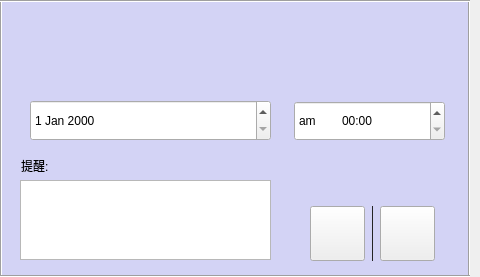
<?xml version="1.0" encoding="UTF-8"?>
<ui version="4.0">
 <class>SetTimerRem</class>
 <widget class="QDialog" name="SetTimerRem">
  <property name="geometry">
   <rect>
    <x>0</x>
    <y>0</y>
    <width>480</width>
    <height>277</height>
   </rect>
  </property>
  <property name="minimumSize">
   <size>
    <width>480</width>
    <height>277</height>
   </size>
  </property>
  <property name="maximumSize">
   <size>
    <width>480</width>
    <height>277</height>
   </size>
  </property>
  <property name="baseSize">
   <size>
    <width>470</width>
    <height>277</height>
   </size>
  </property>
  <property name="windowTitle">
   <string>Dialog</string>
  </property>
  <widget class="QPushButton" name="cancel">
   <property name="geometry">
    <rect>
     <x>380</x>
     <y>206</y>
     <width>55</width>
     <height>55</height>
    </rect>
   </property>
   <property name="minimumSize">
    <size>
     <width>55</width>
     <height>55</height>
    </size>
   </property>
   <property name="maximumSize">
    <size>
     <width>55</width>
     <height>55</height>
    </size>
   </property>
   <property name="baseSize">
    <size>
     <width>55</width>
     <height>55</height>
    </size>
   </property>
   <property name="focusPolicy">
    <enum>Qt::NoFocus</enum>
   </property>
   <property name="toolTip">
    <string>&lt;html&gt;&lt;head/&gt;&lt;body&gt;&lt;p&gt;取消&lt;/p&gt;&lt;/body&gt;&lt;/html&gt;</string>
   </property>
   <property name="text">
    <string/>
   </property>
   <property name="icon">
    <iconset resource="_src.qrc">
     <normaloff>:/new/prefix1/gp_source/close_2.png</normaloff>:/new/prefix1/gp_source/close_2.png</iconset>
   </property>
   <property name="iconSize">
    <size>
     <width>47</width>
     <height>47</height>
    </size>
   </property>
  </widget>
  <widget class="QFrame" name="frame">
   <property name="geometry">
    <rect>
     <x>372</x>
     <y>206</y>
     <width>1</width>
     <height>55</height>
    </rect>
   </property>
   <property name="styleSheet">
    <string notr="true">background-color: rgb(47, 47, 47);</string>
   </property>
   <property name="frameShape">
    <enum>QFrame::StyledPanel</enum>
   </property>
   <property name="frameShadow">
    <enum>QFrame::Raised</enum>
   </property>
  </widget>
  <widget class="QPushButton" name="yes">
   <property name="geometry">
    <rect>
     <x>310</x>
     <y>206</y>
     <width>55</width>
     <height>55</height>
    </rect>
   </property>
   <property name="minimumSize">
    <size>
     <width>55</width>
     <height>55</height>
    </size>
   </property>
   <property name="maximumSize">
    <size>
     <width>55</width>
     <height>55</height>
    </size>
   </property>
   <property name="baseSize">
    <size>
     <width>55</width>
     <height>55</height>
    </size>
   </property>
   <property name="focusPolicy">
    <enum>Qt::NoFocus</enum>
   </property>
   <property name="toolTip">
    <string>確認添加
</string>
   </property>
   <property name="text">
    <string/>
   </property>
   <property name="icon">
    <iconset resource="_src.qrc">
     <normaloff>:/new/prefix1/gp_source/addCalendar.png</normaloff>:/new/prefix1/gp_source/addCalendar.png</iconset>
   </property>
   <property name="iconSize">
    <size>
     <width>49</width>
     <height>49</height>
    </size>
   </property>
  </widget>
  <widget class="QTimeEdit" name="timeEdit">
   <property name="geometry">
    <rect>
     <x>340</x>
     <y>102</y>
     <width>101</width>
     <height>38</height>
    </rect>
   </property>
   <property name="focusPolicy">
    <enum>Qt::ClickFocus</enum>
   </property>
   <property name="styleSheet">
    <string notr="true">font: 15pt &quot;清松手寫體2&quot;;
background-color: rgb(255, 255, 255, 0%);
border: none ;


</string>
   </property>
   <property name="minimumTime">
    <time>
     <hour>0</hour>
     <minute>0</minute>
     <second>0</second>
    </time>
   </property>
   <property name="currentSection">
    <enum>QDateTimeEdit::HourSection</enum>
   </property>
   <property name="displayFormat">
    <string>hh:mm</string>
   </property>
   <property name="timeSpec">
    <enum>Qt::LocalTime</enum>
   </property>
  </widget>
  <widget class="QDateEdit" name="dateEdit">
   <property name="geometry">
    <rect>
     <x>30</x>
     <y>100</y>
     <width>241</width>
     <height>41</height>
    </rect>
   </property>
   <property name="minimumSize">
    <size>
     <width>211</width>
     <height>41</height>
    </size>
   </property>
   <property name="baseSize">
    <size>
     <width>211</width>
     <height>41</height>
    </size>
   </property>
   <property name="focusPolicy">
    <enum>Qt::NoFocus</enum>
   </property>
   <property name="styleSheet">
    <string notr="true">font: 15pt &quot;清松手寫體2&quot;;</string>
   </property>
  </widget>
  <widget class="QTimeEdit" name="sup_View">
   <property name="geometry">
    <rect>
     <x>294</x>
     <y>101</y>
     <width>151</width>
     <height>40</height>
    </rect>
   </property>
   <property name="focusPolicy">
    <enum>Qt::NoFocus</enum>
   </property>
   <property name="styleSheet">
    <string notr="true">font: 15pt &quot;清松手寫體2&quot;;


</string>
   </property>
   <property name="minimumTime">
    <time>
     <hour>0</hour>
     <minute>0</minute>
     <second>0</second>
    </time>
   </property>
   <property name="currentSection">
    <enum>QDateTimeEdit::AmPmSection</enum>
   </property>
   <property name="displayFormat">
    <string>a</string>
   </property>
   <property name="timeSpec">
    <enum>Qt::LocalTime</enum>
   </property>
  </widget>
  <widget class="QLabel" name="background">
   <property name="geometry">
    <rect>
     <x>-12</x>
     <y>-10</y>
     <width>480</width>
     <height>311</height>
    </rect>
   </property>
   <property name="minimumSize">
    <size>
     <width>480</width>
     <height>311</height>
    </size>
   </property>
   <property name="maximumSize">
    <size>
     <width>480</width>
     <height>311</height>
    </size>
   </property>
   <property name="baseSize">
    <size>
     <width>470</width>
     <height>311</height>
    </size>
   </property>
   <property name="styleSheet">
    <string notr="true">background-color: rgb(170, 170, 255, 40%);</string>
   </property>
   <property name="text">
    <string/>
   </property>
   <property name="alignment">
    <set>Qt::AlignCenter</set>
   </property>
  </widget>
  <widget class="CustomLabel" name="switch_sup">
   <property name="geometry">
    <rect>
     <x>294</x>
     <y>100</y>
     <width>151</width>
     <height>40</height>
    </rect>
   </property>
   <property name="minimumSize">
    <size>
     <width>151</width>
     <height>40</height>
    </size>
   </property>
   <property name="maximumSize">
    <size>
     <width>151</width>
     <height>40</height>
    </size>
   </property>
   <property name="baseSize">
    <size>
     <width>151</width>
     <height>40</height>
    </size>
   </property>
   <property name="focusPolicy">
    <enum>Qt::NoFocus</enum>
   </property>
   <property name="text">
    <string/>
   </property>
  </widget>
  <widget class="QLabel" name="label">
   <property name="geometry">
    <rect>
     <x>110</x>
     <y>8</y>
     <width>241</width>
     <height>91</height>
    </rect>
   </property>
   <property name="baseSize">
    <size>
     <width>241</width>
     <height>91</height>
    </size>
   </property>
   <property name="styleSheet">
    <string notr="true">image: url(:/new/prefix1/gp_source/timeRemainder.png);</string>
   </property>
   <property name="text">
    <string/>
   </property>
  </widget>
  <widget class="Line" name="line">
   <property name="geometry">
    <rect>
     <x>-9</x>
     <y>0</y>
     <width>20</width>
     <height>301</height>
    </rect>
   </property>
   <property name="orientation">
    <enum>Qt::Vertical</enum>
   </property>
  </widget>
  <widget class="Line" name="line_2">
   <property name="geometry">
    <rect>
     <x>459</x>
     <y>0</y>
     <width>20</width>
     <height>301</height>
    </rect>
   </property>
   <property name="orientation">
    <enum>Qt::Vertical</enum>
   </property>
  </widget>
  <widget class="Line" name="line_3">
   <property name="geometry">
    <rect>
     <x>0</x>
     <y>268</y>
     <width>470</width>
     <height>16</height>
    </rect>
   </property>
   <property name="orientation">
    <enum>Qt::Horizontal</enum>
   </property>
  </widget>
  <widget class="Line" name="line_4">
   <property name="geometry">
    <rect>
     <x>0</x>
     <y>-7</y>
     <width>470</width>
     <height>16</height>
    </rect>
   </property>
   <property name="orientation">
    <enum>Qt::Horizontal</enum>
   </property>
  </widget>
  <widget class="QTextEdit" name="remainder">
   <property name="geometry">
    <rect>
     <x>20</x>
     <y>180</y>
     <width>251</width>
     <height>80</height>
    </rect>
   </property>
   <property name="minimumSize">
    <size>
     <width>251</width>
     <height>80</height>
    </size>
   </property>
   <property name="maximumSize">
    <size>
     <width>251</width>
     <height>80</height>
    </size>
   </property>
   <property name="baseSize">
    <size>
     <width>251</width>
     <height>80</height>
    </size>
   </property>
   <property name="styleSheet">
    <string notr="true">font: 12pt &quot;清松手寫體2&quot;;</string>
   </property>
  </widget>
  <widget class="QLabel" name="label_2">
   <property name="geometry">
    <rect>
     <x>21</x>
     <y>155</y>
     <width>161</width>
     <height>21</height>
    </rect>
   </property>
   <property name="minimumSize">
    <size>
     <width>161</width>
     <height>21</height>
    </size>
   </property>
   <property name="maximumSize">
    <size>
     <width>161</width>
     <height>21</height>
    </size>
   </property>
   <property name="baseSize">
    <size>
     <width>161</width>
     <height>21</height>
    </size>
   </property>
   <property name="styleSheet">
    <string notr="true">font: 14pt &quot;清松手寫體2&quot;;</string>
   </property>
   <property name="text">
    <string>提醒:</string>
   </property>
  </widget>
  <zorder>background</zorder>
  <zorder>line_2</zorder>
  <zorder>sup_View</zorder>
  <zorder>cancel</zorder>
  <zorder>frame</zorder>
  <zorder>yes</zorder>
  <zorder>dateEdit</zorder>
  <zorder>timeEdit</zorder>
  <zorder>switch_sup</zorder>
  <zorder>label</zorder>
  <zorder>line</zorder>
  <zorder>line_4</zorder>
  <zorder>remainder</zorder>
  <zorder>label_2</zorder>
  <zorder>line_3</zorder>
 </widget>
 <customwidgets>
  <customwidget>
   <class>CustomLabel</class>
   <extends>QLabel</extends>
   <header>customlabel.h</header>
  </customwidget>
 </customwidgets>
 <resources>
  <include location="_src.qrc"/>
 </resources>
 <connections/>
</ui>
